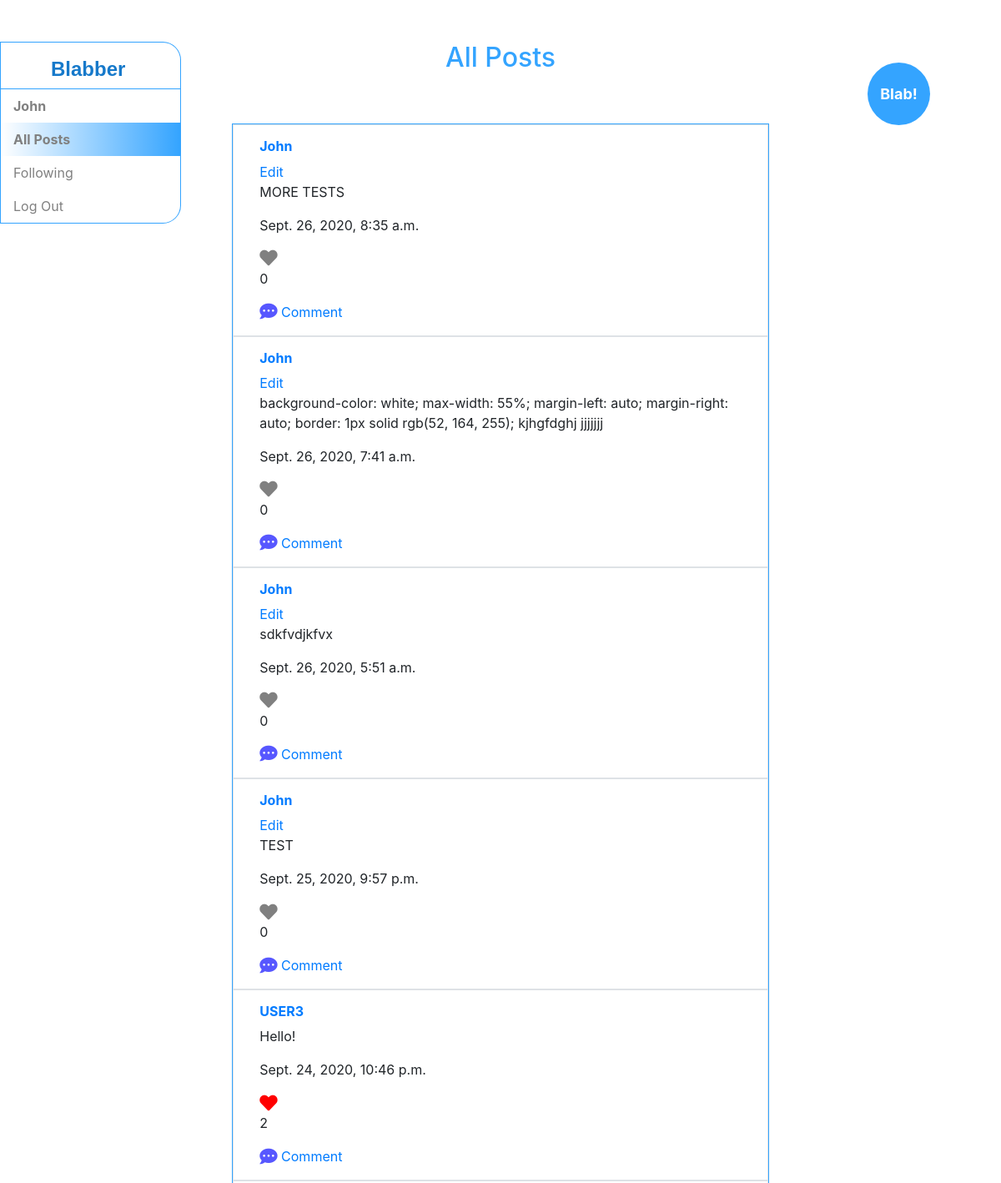
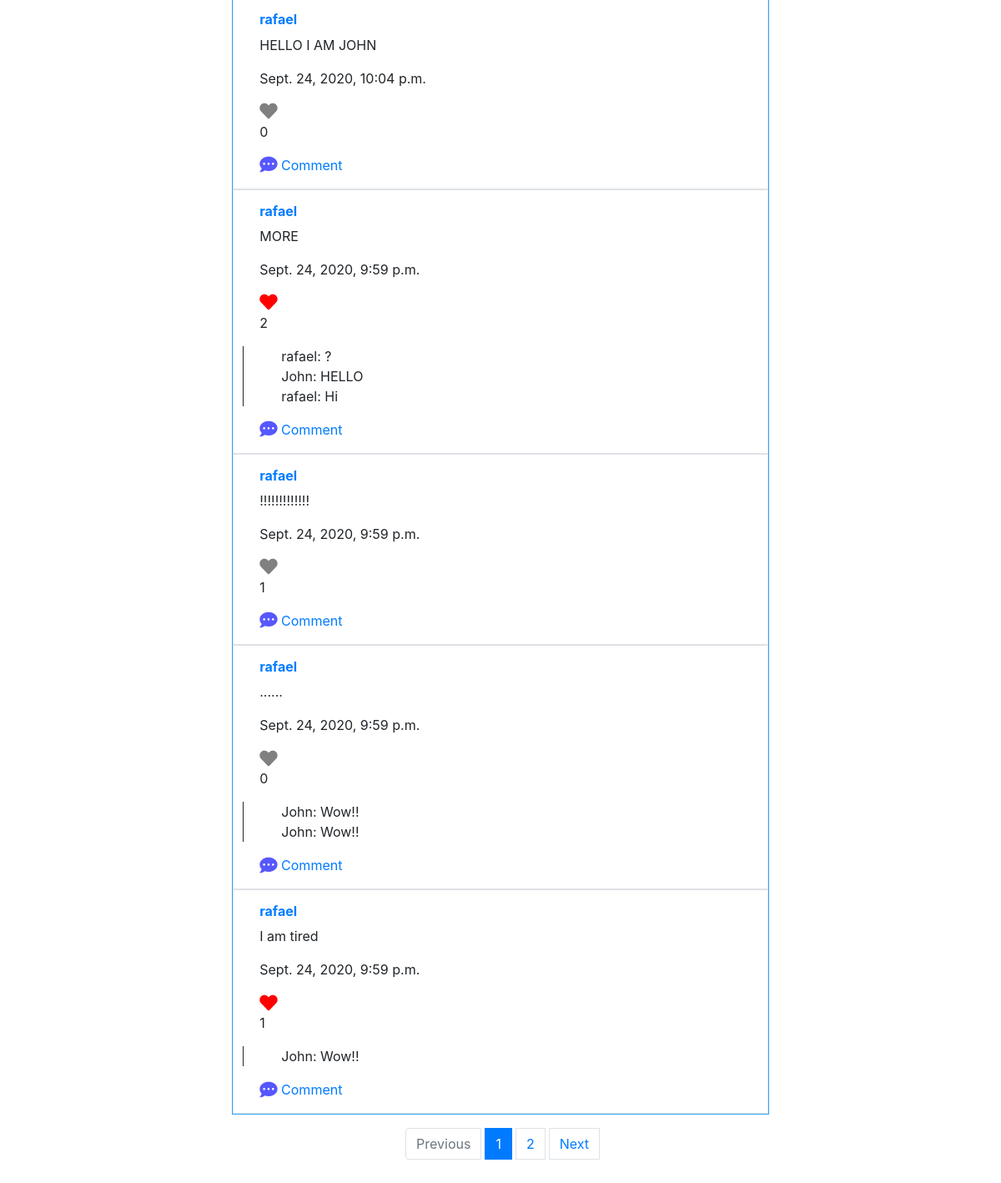
Screenshot of / (signed in) with the database file from the repository (2 pictures, top to bottom).
### network/models.py (models this page shows, shortened)
class User(AbstractUser):
    pass

class Post(models.Model):
    user = models.ForeignKey(User, on_delete = models.CASCADE, related_name="post_user")
    text = models.TextField()
    time = models.DateTimeField(auto_now_add=True)
    likes = models.ForeignKey(Like, null=True, blank=True, on_delete = models.CASCADE, related_name="post_likes")
    comments = models.ManyToManyField(Comment, blank=True, related_name="post_comments")

class Like(models.Model):
    users = models.ManyToManyField(User, related_name="like_users")
    num = models.PositiveIntegerField(default=0)

class Comment(models.Model):
    user = models.ForeignKey(User, blank=True, on_delete = models.CASCADE, related_name="comment_user")
    comment = models.TextField()

### network/views.py (the view, shortened to what this page needs)
# urls.py: path("", views.index, name="index"),
def index(request):
    if request.user.is_authenticated:
        if request.method == 'GET':
            all_posts = Post.objects.all().order_by('-time')
            page = request.GET.get('page', 1)
            paginator = Paginator(all_posts, 10)
            try:
                posts = paginator.page(page)
            except PageNotAnInteger:
                posts = paginator.page(1)
            except EmptyPage:
                posts = paginator.page(paginator.num_pages)
            post_form = PostForm(initial={'user': request.user})
            comment_form = CommentForm(initial={'user': request.user})
            return render(request, "network/index.html", {'posts': posts, 'post_form': post_form, 'comment_form': comment_form})
    else:
        return HttpResponseRedirect(reverse("login"))

### network/templates/network/index.html (shortened to what this page needs)
{% extends "network/layout.html" %}
{% load static %}
{% block body %}
    <div class="sidenav" id="post_nav">
        <p id="blab_">Blab!</p>
    </div>
    <h2>All Posts</h2>
    <div id="posts">
        {% for post in posts %}
            <div class='row border mx-auto p-3' id="post">
                <div class="col-sm-12">
                    <h6><a style="font-weight: bold;"href="{% url 'profile' post.user.id %}">{{ post.user }}</a></h6>
                    {% if request.user == post.user %}
                        <a href="" class="edit" id="{{ post.id }}">Edit</a>
                    {% endif %}
                    <p class="pt" id="{{ post.id }}">{{ post.text }}</p>
                    <p id="time">{{ post.time }}</p>
                    <p id="heart_item">
                        {% if request.user in post.likes.users.all %}
                            <a href="">
                                <i class="fas fa-heart fa-lg" name="heart" id="{{ post.id }}" style="color:red;"></i>
                            </a>
                        {% else %}
                            <a href="">
                                <i class="fas fa-heart fa-lg" name="heart" id="{{ post.id }}" style="color:gray;"></i>
                            </a>
                        {% endif %}
                        <span class="num-like" id="{{ post.id }}">{{ post.likes.num }}</span>
                    </p>
                    <ul id="comments">
                        {% for c in post.comments.all %}
                            <li id="actual_comment">{{ c.user }}: {{ c.comment }}</li>
                        {% endfor %}
                    </ul>
                    <a href="" class="comment" id="{{ post.id }}"><i class="fas fa-comment-dots fa-lg" style="color:rgb(87, 87, 255);"></i> Comment</a>
                </div>
            </div>
        {% endfor %}
    </div>
    <div class='row justify-content-center mx-auto p-3' id='pages'>
        {% if posts.has_other_pages %}
            <nav aria-label="...">
                <ul class="pagination justify-content-center">
                    {% if posts.has_previous %}
                        <li><a class="page-link" href="?page={{ posts.previous_page_number }}" tabindex="-1" aria-disabled="true">Previous</a></li>
                    {% else %}
                        <li class="page-item disabled"><span class="page-link">Previous</span></li>
                    {% endif %}
                    {% for i in posts.paginator.page_range %}
                        {% if posts.number == i %}
                            <li class="page-item active" aria-current="page">
                                <span class="page-link">
                                    {{ i }}
                                </span>
                            </li>
                        {% else %}
                            <li><a href="?page={{ i }}"><span class="page-link">{{ i }}</span></a></li>
                        {% endif %}
                    {% endfor %}
                    {% if posts.has_next %}
                        <li><a class="page-link" href="?page={{ posts.next_page_number }}">Next</a></li>
                    {% else %}
                        <li class="page-item disabled"><span class="page-link" tabindex="-1" aria-disabled="true">Next</span></li>
                    {% endif %}
                </ul>
            </nav>
        {% endif %}
    </div>
{% endblock %}

### network/templates/network/layout.html (shortened to what this page needs)
{% load static %}
<!DOCTYPE html>
<html lang="en">
    <head>
        <link rel="stylesheet" href="https://stackpath.bootstrapcdn.com/bootstrap/4.4.1/css/bootstrap.min.css">
        <link href="{% static 'network/styles.css' %}" rel="stylesheet">
        <link rel="stylesheet" href="https://use.fontawesome.com/releases/v5.14.0/css/solid.css">
        <link rel="stylesheet" href="https://use.fontawesome.com/releases/v5.14.0/css/fontawesome.css">
    </head>
    <body>
        <div class="bd-sidebar border-bottom-0" id="sidebar-wrapper ">
            <nav class ="position-fixed"id="navbar_items">
            <a id="website_title"href="#">Blabber</a>
              <ul class="navbar-nav mr-auto">
                {% if user.is_authenticated %}
                    <li id="username_link" class="nav-item">
                        <a class="nav-link" href="#"><strong>{{ user.username }}</strong></a>
                    </li>
                     <li class="nav-item" id="all_posts_block">
                  <a class="nav-link" id="all_posts_link"href="{% url 'index' %}">All Posts</a>
                </li>
                    <li class="nav-item" id="following_block">
                        <a class="nav-link" id="following_link" href="{% url 'following' %}">Following</a>
                    </li>
                    <li class="nav-item" id="logout_link">
                        <a class="nav-link" href="{% url 'logout' %}">Log Out</a>
                    </li>
                {% endif %}
              </ul>
            </nav>
          </div>
        <div class="container-fluid">
            {% block body %}
            {% endblock %}
        </div>
    </body>
</html>

### network/static/network/styles.css (style rules this page uses)
#website_title { color: rgb(22, 121, 202); text-align: right; margin-left: 60px; font-weight: bold; font-family: Impact, Haettenschweiler, 'Arial Narrow Bold', sans-serif; font-size: x-large; }
#navbar_items { background-color: white; border-top-right-radius: 10%; border-bottom-right-radius: 10%; padding-top: 14px; border:1px solid rgb(52, 164, 255); margin-left: 0; }
.nav-link { color:grey; width: 200px; padding-left: 10px; margin-left:10px; }
li { padding-left: 5px; }
#logout_link { border-bottom-right-radius: 15px; }
#username_link { border-top: 1px solid rgb(52, 164, 255); margin-top: 5px; }
#post_nav { height: 100%; width: 160px; position: fixed; z-index: 1; top: 0; right: 0; background-color: white; overflow-x: hidden; padding-top: 6.25%; }
#blab_ { background-color:rgb(52, 164, 255); font-weight: bold; font-size: large; color: white; height: 75px; width: 75px; border-radius: 50%; display:inline-flex; text-align: center; align-items: center; justify-content: center; margin: auto; }
h2 { color: rgb(52, 164, 255); margin-top: 50px; margin-bottom: 60px; text-align: center; }
#posts { background-color: white; max-width: 55%; margin-left: auto; margin-right: auto; border: 1px solid rgb(52, 164, 255); }
#heart_item { max-width: 20px; }
#comments { max-width: 500px; list-style-type: none; margin-left: -20px; border-left: 1px solid; }

### rows the page displays
User: username "John"
Post: user "John", text "MORE TESTS", time "Sept. 26, 2020, 8:35 a.m.", likes.num "0"
Post: user "John", text "background-color: white; max-width: 55%; margin-left: auto; margin-right: auto; border: 1px solid rgb(52, 164, 255); kjhgfdghj jjjjjjj", time "Sept. 26, 2020, 7:41 a.m.", likes.num "0"
Post: user "John", text "sdkfvdjkfvx", time "Sept. 26, 2020, 5:51 a.m.", likes.num "0"
Post: user "John", text "TEST", time "Sept. 25, 2020, 9:57 p.m.", likes.num "0"
Post: user "USER3", text "Hello!", time "Sept. 24, 2020, 10:46 p.m.", likes.num "2"
Post: user "rafael", text "HELLO I AM JOHN", time "Sept. 24, 2020, 10:04 p.m.", likes.num "0"
Post: user "rafael", text "MORE", time "Sept. 24, 2020, 9:59 p.m.", likes.num "2"
Comment: user "rafael", comment "?"
Comment: user "John", comment "HELLO"
Comment: user "rafael", comment "Hi"
Post: user "rafael", text "!!!!!!!!!!!!!", time "Sept. 24, 2020, 9:59 p.m.", likes.num "1"
Post: user "rafael", text "......", time "Sept. 24, 2020, 9:59 p.m.", likes.num "0"
Comment: user "John", comment "Wow!!"
Comment: user "John", comment "Wow!!"
Post: user "rafael", text "I am tired", time "Sept. 24, 2020, 9:59 p.m.", likes.num "1"
Comment: user "John", comment "Wow!!"

### other values shown
{{ i }} "1"
{{ i }} "2"
